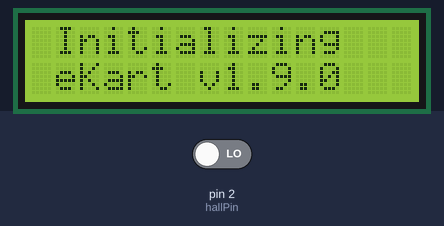
Simulated run of this sketch. Board: Arduino Uno, built with avr-gcc and run on an emulated ATmega328P. Parts: 16×2 character LCD. Inputs (shaded band) come from the test bench; at power-on: pin 2 (hallPin) LOW.

Above: at 0.1 s.
At 4.3 s:
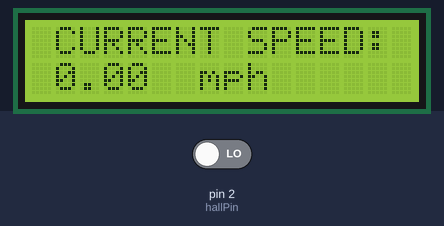
4.4 s: pin 2 (hallPin) driven HIGH
At 5.1 s:
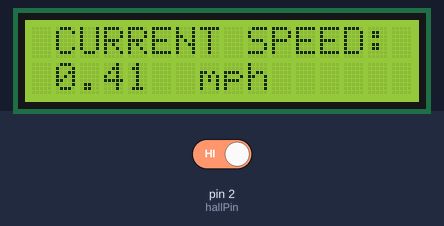
Timing chart, 0 to 7.4 s (numbered marks = the images above; inputs shaded):
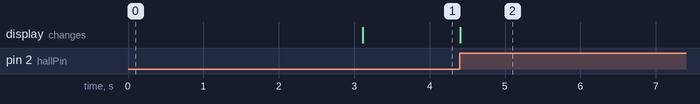

Measured:
- after the input at 4.4 s, the display: changes at once (image 2)

The sketch:

Speedometer.ino
```cpp
#include <Wire.h>
#include <LiquidCrystal_I2C.h>
#include <math.h>

float start, finished;
float elapsed, time;
float wheelRadius = 5; //inches
float circ; //circumference or distance per revolution
float speedmph;
int i = 0;

//Hall Sensor Digital In
int hallPin = 2;

LiquidCrystal_I2C lcd(0x27,16,2);  // set the LCD address to 0x27 for a 16 chars and 2 line display

void setup()
{
  circ = M_PI*2*wheelRadius;
  pinMode(hallPin, INPUT);

  attachInterrupt(digitalPinToInterrupt(2), speedCalc, RISING);

  lcd.init();// initialize the lcd
  lcd.backlight();

  lcd.setCursor(1,0);
  lcd.print("Initializing");
  lcd.setCursor(1,1);
  lcd.print("eKart v1.9.0");
  delay(3000);
  lcd.clear();

  lcd.setCursor(1,0);
  lcd.print("CURRENT SPEED:");
  lcd.setCursor(7,1);
  lcd.print("mph");

}

void speedCalc(){
  if((millis()-start)>60){
    elapsed=millis()-start;

    //i=i+1;

    start=millis();

    speedmph = (56.8182*circ)/elapsed;
  }
}

void loop()
{
  lcd.setCursor(1,1);
  lcd.print(speedmph);
  /*if(millis()-start>5000){
    speedmph = 0;
  }*/
}
```
